Frame 1 (no input): blank canvas, image omitted
Frame 60 (no input): blank canvas, image omitted
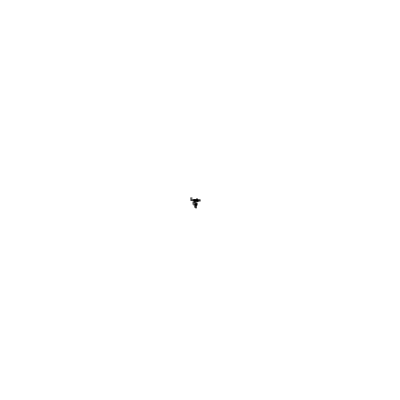
Frame 120 (the mouse pressed at the canvas centre since frame 60)

The p5.js sketch whose frames 1 and 60 were blank and that drew this single picture after the mouse press (run headless with seeded random() and noise() and a simulated clock; from frame 60 on, the mouse is pressed at the canvas centre):

// p5.js sketch
// ── sketch.js
class Walker {
  constructor() {
    this.x = width/2;
    this.y = height/2;
  }

  show() {
    stroke(0);
    point(this.x, this.y);
  }

  step() {
    let choice = floor(random(4));
    let xStep = floor(random(3)) - 1;
    let yStep = floor(random(3)) - 1;

    if(choice === 0) {
      this.x += xStep;
    } else if (choice === 1) {
      this.x -= xStep;
    } else if (choice === 2) {
      this.y += yStep;
    } else {
      this.y -= yStep;
    }
  }
}

let walker;

function setup() {
  createCanvas(400, 400);
  walker = new Walker();
  background(255);
}

function draw() {
  walker.step();
  walker.show();
}
